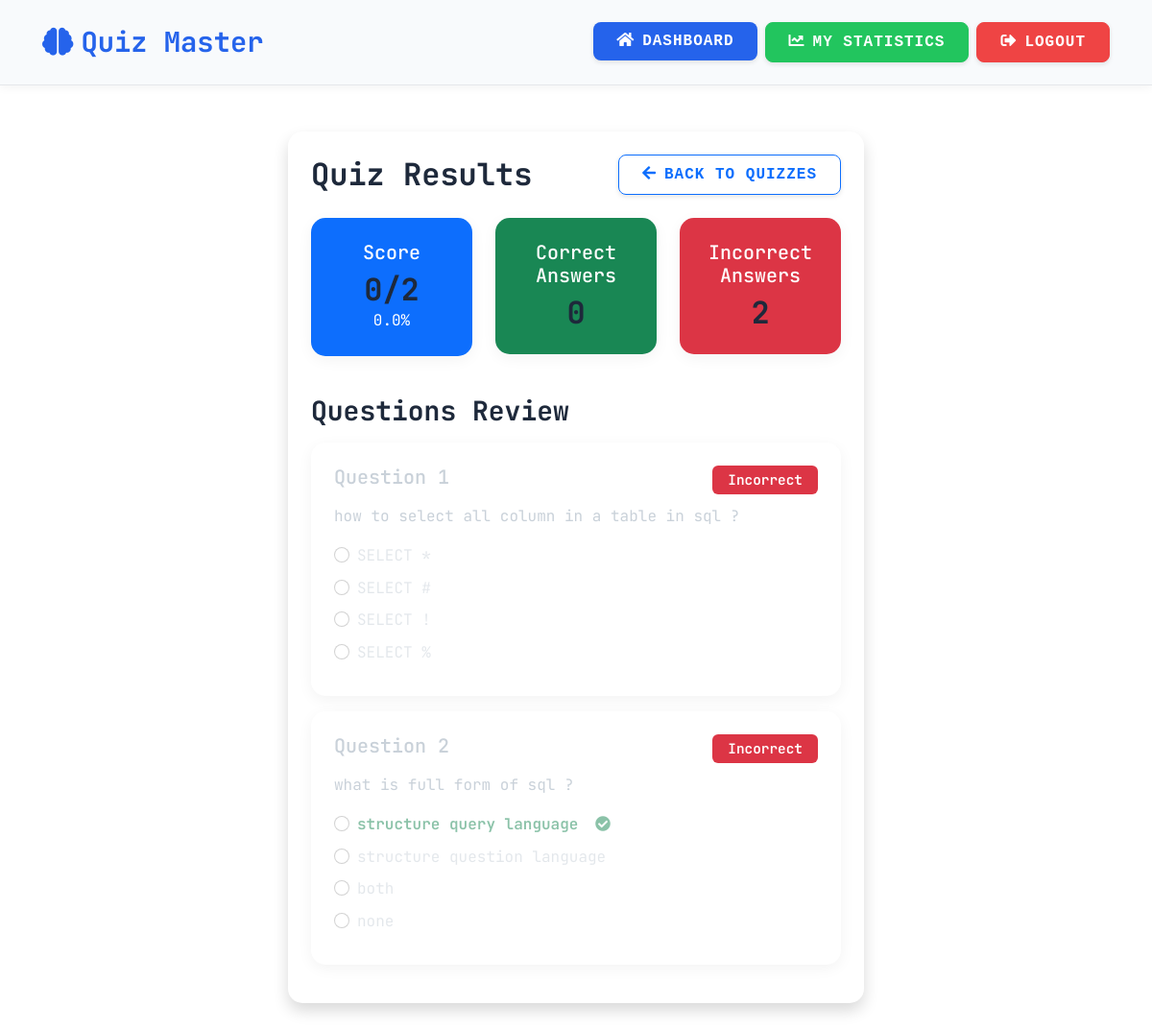
The page /view_results/3 (signed in) on the database its author committed.
### models.py (models this page shows)
class Score(db.Model):
    id = db.Column(db.Integer, primary_key=True)
    quiz_id = db.Column(db.Integer, db.ForeignKey('quiz.id'))
    user_id = db.Column(db.Integer, db.ForeignKey('user.id'))
    total_scored = db.Column(db.Integer)

class Question(db.Model):
    id = db.Column(db.Integer, primary_key=True)
    quiz_id = db.Column(db.Integer, db.ForeignKey('quiz.id'))
    question_statement = db.Column(db.Text, nullable=False)
    option1 = db.Column(db.String(200), nullable=False)
    option2 = db.Column(db.String(200), nullable=False)
    option3 = db.Column(db.String(200), nullable=False)
    option4 = db.Column(db.String(200), nullable=False)
    correct_option = db.Column(db.String(200), nullable=False)

### app.py (the view)
@app.route('/view_results/<int:quiz_id>')
def view_results(quiz_id):
    if 'user_id' not in session:
        return redirect('/login')
    quiz = Quiz.query.get_or_404(quiz_id)
    score = Score.query.filter_by(quiz_id=quiz_id, user_id=session['user_id']).first_or_404()
    questions = Question.query.filter_by(quiz_id=quiz_id).all()
    user_answers = {}
    for question in questions:
        user_answer = request.form.get(f'question_{question.id}')
        if user_answer:
            user_answers[question.id] = user_answer
    return render_template('results.html',
                         quiz=quiz,
                         score=score,
                         questions=questions,
                         user_answers=user_answers)

### templates/results.html (shortened to what this page needs)
{% extends 'base.html' %}
{% block content %}
<div class="container">
    <div class="card shadow">
        <div class="card-body">
            <div class="d-flex justify-content-between align-items-center mb-4">
                <h2 class="mb-0">Quiz Results</h2>
                <a href="{{ url_for('view_quizzes', chapter_id=quiz.chapter_id) }}" class="btn btn-outline-primary">
                    <i class="fas fa-arrow-left me-2"></i>Back to Quizzes
                </a>
            </div>
            <div class="row mb-4">
                <div class="col-md-4">
                    <div class="card bg-primary text-white">
                        <div class="card-body text-center">
                            <h5 class="card-title">Score</h5>
                            <h2 class="mb-0">{{ score.total_scored }}/{{ questions|length }}</h2>
                            <p class="mb-0">{{ "%.1f"|format(score.total_scored / questions|length * 100) }}%</p>
                        </div>
                    </div>
                </div>
                <div class="col-md-4">
                    <div class="card bg-success text-white">
                        <div class="card-body text-center">
                            <h5 class="card-title">Correct Answers</h5>
                            <h2 class="mb-0">{{ score.total_scored }}</h2>
                        </div>
                    </div>
                </div>
                <div class="col-md-4">
                    <div class="card bg-danger text-white">
                        <div class="card-body text-center">
                            <h5 class="card-title">Incorrect Answers</h5>
                            <h2 class="mb-0">{{ questions|length - score.total_scored }}</h2>
                        </div>
                    </div>
                </div>
            </div>
            <h3 class="mb-3">Questions Review</h3>
            {% for question in questions %}
            <div class="card mb-3">
                <div class="card-body">
                    <div class="d-flex justify-content-between align-items-start">
                        <h5 class="card-title mb-3">Question {{ loop.index }}</h5>
                        {% if user_answers.get(question.id) == question.correct_option %}
                        <span class="badge bg-success">Correct</span>
                        {% else %}
                        <span class="badge bg-danger">Incorrect</span>
                        {% endif %}
                    </div>
                    <p class="card-text">{{ question.question_statement }}</p>
                    <div class="options">
                        {% for i in range(1, 5) %}
                        <div class="form-check mb-2">
                            <input class="form-check-input" type="radio" disabled
                                   title="Option {{ i }}">
                            <label class="form-check-label {% if i|string == question.correct_option %}text-success fw-bold{% endif %}">
                                {{ question['option' + i|string] }}
                                {% if i|string == question.correct_option %}
                                <i class="fas fa-check-circle ms-2"></i>
                                {% endif %}
                            </label>
                        </div>
                        {% endfor %}
                    </div>
                </div>
            </div>
            {% endfor %}
        </div>
    </div>
</div>
{% endblock %}

### static/style.css (style rules this page uses)
body { background: #0d1117; font-family: 'Courier New', monospace; color: #c9d1d9; margin: 0; padding: 0; }
.card { max-width: 600px; margin: auto; background: #161b22; border-radius: 10px; box-shadow: 0 4px 15px rgba(0, 255, 0, 0.2); overflow: hidden; transition: transform 0.3s ease, box-shadow 0.3s ease; color: #c9d1d9; }
.btn { border-radius: 30px; padding: 10px 20px; font-size: 1rem; transition: background-color 0.3s ease, transform 0.2s ease; font-family: 'Courier New', monospace; }

### templates/base.html (style rules this page uses)
:root { --primary-color: #2563eb; --secondary-color: #f8fafc; --text-color: #1e293b; --accent-color: #e2e8f0; --danger-color: #ef4444; --success-color: #22c55e; --warning-color: #f59e0b; --info-color: #3b82f6; --border-color: #e5e7eb; --hover-bg: #f1f5f9; }
body { background-color: #ffffff; color: var(--text-color); font-family: 'JetBrains Mono', monospace; line-height: 1.6; }
.btn { border-radius: 8px; padding: 0.5rem 1.5rem; font-weight: 600; transition: all 0.3s ease; text-transform: uppercase; letter-spacing: 1px; box-shadow: 0 2px 5px rgba(0, 0, 0, 0.1); }
.card { background-color: white; border: 1px solid var(--border-color); border-radius: 15px; box-shadow: 0 4px 15px rgba(0, 0, 0, 0.05); transition: all 0.3s ease; margin-bottom: 2rem; }
.card-body { padding: 2rem; }
h2, h3 { font-family: 'JetBrains Mono', monospace; color: var(--text-color); font-weight: 700; margin-bottom: 1.5rem; }
.container { animation: fadeIn 0.5s ease-out; margin-bottom: 2rem; }
.badge { padding: 0.5em 1em; border-radius: 6px; font-weight: 600; }

### templates/results.html (style rules this page uses)
.card { border: none; margin-bottom: 1rem; }
.card-body { padding: 1.5rem; }
.badge { font-size: 0.9rem; padding: 0.5rem 1rem; }
.form-check-input:disabled { opacity: 0.7; }
.options { margin-top: 1rem; }
.text-success { color: #198754 !important; }
.fw-bold { font-weight: 600 !important; }

### rows shown on the page
Score: total_scored "0"
Question: correct_option "Incorrect", question_statement "how to select all column in a table in sql ?", option1 "SELECT *" "SELECT #" "SELECT !" "SELECT %"
Question: correct_option "Incorrect", question_statement "what is full form of sql ?", option1 "structure query language" "structure question language" "both" "none"

### other values the page prints
{{ questions|length }} "2"
{{ "%.1f"|format(score.total_scored / questions|length * 100) }} "0.0"
{{ questions|length - score.total_scored }} "2"
